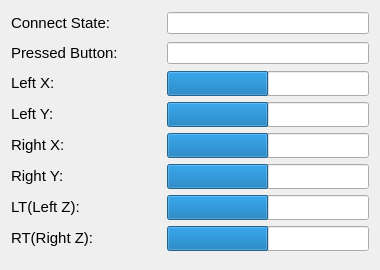
<?xml version="1.0" encoding="UTF-8"?>
<ui version="4.0">
 <class>JoystickTestWindow</class>
 <widget class="QWidget" name="JoystickTestWindow">
  <property name="geometry">
   <rect>
    <x>0</x>
    <y>0</y>
    <width>380</width>
    <height>270</height>
   </rect>
  </property>
  <property name="minimumSize">
   <size>
    <width>380</width>
    <height>270</height>
   </size>
  </property>
  <property name="maximumSize">
   <size>
    <width>380</width>
    <height>270</height>
   </size>
  </property>
  <property name="font">
   <font>
    <family>Segoe UI</family>
   </font>
  </property>
  <property name="windowTitle">
   <string>JoystickTestWindow</string>
  </property>
  <layout class="QGridLayout" name="gridLayout">
   <item row="0" column="0">
    <widget class="QLabel" name="label_9">
     <property name="minimumSize">
      <size>
       <width>150</width>
       <height>24</height>
      </size>
     </property>
     <property name="maximumSize">
      <size>
       <width>150</width>
       <height>24</height>
      </size>
     </property>
     <property name="font">
      <font>
       <family>Segoe UI</family>
       <pointsize>11</pointsize>
      </font>
     </property>
     <property name="text">
      <string>Connect State:</string>
     </property>
    </widget>
   </item>
   <item row="0" column="1">
    <widget class="QLineEdit" name="connectedState"/>
   </item>
   <item row="1" column="0">
    <widget class="QLabel" name="label">
     <property name="minimumSize">
      <size>
       <width>136</width>
       <height>24</height>
      </size>
     </property>
     <property name="maximumSize">
      <size>
       <width>136</width>
       <height>24</height>
      </size>
     </property>
     <property name="font">
      <font>
       <family>Segoe UI</family>
       <pointsize>11</pointsize>
      </font>
     </property>
     <property name="text">
      <string>Pressed Button:</string>
     </property>
    </widget>
   </item>
   <item row="1" column="1">
    <widget class="QLineEdit" name="currentBtnName"/>
   </item>
   <item row="2" column="0">
    <widget class="QLabel" name="label_2">
     <property name="minimumSize">
      <size>
       <width>70</width>
       <height>24</height>
      </size>
     </property>
     <property name="maximumSize">
      <size>
       <width>70</width>
       <height>24</height>
      </size>
     </property>
     <property name="font">
      <font>
       <family>Segoe UI</family>
       <pointsize>11</pointsize>
      </font>
     </property>
     <property name="text">
      <string>Left X:</string>
     </property>
    </widget>
   </item>
   <item row="2" column="1">
    <widget class="QProgressBar" name="leftX">
     <property name="sizePolicy">
      <sizepolicy hsizetype="Expanding" vsizetype="Fixed">
       <horstretch>0</horstretch>
       <verstretch>0</verstretch>
      </sizepolicy>
     </property>
     <property name="minimumSize">
      <size>
       <width>0</width>
       <height>0</height>
      </size>
     </property>
     <property name="font">
      <font>
       <family>微软雅黑</family>
       <stylestrategy>PreferAntialias</stylestrategy>
      </font>
     </property>
     <property name="layoutDirection">
      <enum>Qt::LeftToRight</enum>
     </property>
     <property name="autoFillBackground">
      <bool>false</bool>
     </property>
     <property name="minimum">
      <number>-100</number>
     </property>
     <property name="value">
      <number>0</number>
     </property>
     <property name="alignment">
      <set>Qt::AlignRight|Qt::AlignTrailing|Qt::AlignVCenter</set>
     </property>
     <property name="textVisible">
      <bool>true</bool>
     </property>
     <property name="textDirection">
      <enum>QProgressBar::TopToBottom</enum>
     </property>
     <property name="format">
      <string/>
     </property>
    </widget>
   </item>
   <item row="3" column="0">
    <widget class="QLabel" name="label_3">
     <property name="minimumSize">
      <size>
       <width>70</width>
       <height>24</height>
      </size>
     </property>
     <property name="maximumSize">
      <size>
       <width>70</width>
       <height>24</height>
      </size>
     </property>
     <property name="font">
      <font>
       <family>Segoe UI</family>
       <pointsize>11</pointsize>
      </font>
     </property>
     <property name="text">
      <string>Left Y:</string>
     </property>
    </widget>
   </item>
   <item row="3" column="1">
    <widget class="QProgressBar" name="leftY">
     <property name="font">
      <font>
       <family>微软雅黑</family>
       <stylestrategy>PreferAntialias</stylestrategy>
      </font>
     </property>
     <property name="layoutDirection">
      <enum>Qt::LeftToRight</enum>
     </property>
     <property name="autoFillBackground">
      <bool>false</bool>
     </property>
     <property name="minimum">
      <number>-100</number>
     </property>
     <property name="value">
      <number>0</number>
     </property>
     <property name="alignment">
      <set>Qt::AlignRight|Qt::AlignTrailing|Qt::AlignVCenter</set>
     </property>
     <property name="textVisible">
      <bool>true</bool>
     </property>
     <property name="textDirection">
      <enum>QProgressBar::TopToBottom</enum>
     </property>
     <property name="format">
      <string/>
     </property>
    </widget>
   </item>
   <item row="4" column="0">
    <widget class="QLabel" name="label_5">
     <property name="minimumSize">
      <size>
       <width>80</width>
       <height>24</height>
      </size>
     </property>
     <property name="maximumSize">
      <size>
       <width>80</width>
       <height>24</height>
      </size>
     </property>
     <property name="font">
      <font>
       <family>Segoe UI</family>
       <pointsize>11</pointsize>
      </font>
     </property>
     <property name="text">
      <string>Right X:</string>
     </property>
    </widget>
   </item>
   <item row="4" column="1">
    <widget class="QProgressBar" name="rightX">
     <property name="font">
      <font>
       <family>微软雅黑</family>
       <stylestrategy>PreferAntialias</stylestrategy>
      </font>
     </property>
     <property name="layoutDirection">
      <enum>Qt::LeftToRight</enum>
     </property>
     <property name="autoFillBackground">
      <bool>false</bool>
     </property>
     <property name="minimum">
      <number>-100</number>
     </property>
     <property name="value">
      <number>0</number>
     </property>
     <property name="alignment">
      <set>Qt::AlignRight|Qt::AlignTrailing|Qt::AlignVCenter</set>
     </property>
     <property name="textVisible">
      <bool>true</bool>
     </property>
     <property name="textDirection">
      <enum>QProgressBar::TopToBottom</enum>
     </property>
     <property name="format">
      <string/>
     </property>
    </widget>
   </item>
   <item row="5" column="0">
    <widget class="QLabel" name="label_4">
     <property name="minimumSize">
      <size>
       <width>80</width>
       <height>24</height>
      </size>
     </property>
     <property name="maximumSize">
      <size>
       <width>80</width>
       <height>24</height>
      </size>
     </property>
     <property name="font">
      <font>
       <family>Segoe UI</family>
       <pointsize>11</pointsize>
      </font>
     </property>
     <property name="text">
      <string>Right Y:</string>
     </property>
    </widget>
   </item>
   <item row="5" column="1">
    <widget class="QProgressBar" name="rightY">
     <property name="font">
      <font>
       <family>微软雅黑</family>
       <stylestrategy>PreferAntialias</stylestrategy>
      </font>
     </property>
     <property name="layoutDirection">
      <enum>Qt::LeftToRight</enum>
     </property>
     <property name="autoFillBackground">
      <bool>false</bool>
     </property>
     <property name="minimum">
      <number>-100</number>
     </property>
     <property name="value">
      <number>0</number>
     </property>
     <property name="alignment">
      <set>Qt::AlignRight|Qt::AlignTrailing|Qt::AlignVCenter</set>
     </property>
     <property name="textVisible">
      <bool>true</bool>
     </property>
     <property name="textDirection">
      <enum>QProgressBar::TopToBottom</enum>
     </property>
     <property name="format">
      <string/>
     </property>
    </widget>
   </item>
   <item row="6" column="0">
    <widget class="QLabel" name="label_6">
     <property name="minimumSize">
      <size>
       <width>90</width>
       <height>24</height>
      </size>
     </property>
     <property name="maximumSize">
      <size>
       <width>90</width>
       <height>24</height>
      </size>
     </property>
     <property name="font">
      <font>
       <family>Segoe UI</family>
       <pointsize>11</pointsize>
      </font>
     </property>
     <property name="text">
      <string>LT(Left Z):</string>
     </property>
    </widget>
   </item>
   <item row="6" column="1">
    <widget class="QProgressBar" name="LT">
     <property name="font">
      <font>
       <family>微软雅黑</family>
       <stylestrategy>PreferAntialias</stylestrategy>
      </font>
     </property>
     <property name="layoutDirection">
      <enum>Qt::LeftToRight</enum>
     </property>
     <property name="autoFillBackground">
      <bool>false</bool>
     </property>
     <property name="minimum">
      <number>-100</number>
     </property>
     <property name="value">
      <number>0</number>
     </property>
     <property name="alignment">
      <set>Qt::AlignRight|Qt::AlignTrailing|Qt::AlignVCenter</set>
     </property>
     <property name="textVisible">
      <bool>true</bool>
     </property>
     <property name="textDirection">
      <enum>QProgressBar::TopToBottom</enum>
     </property>
     <property name="format">
      <string/>
     </property>
    </widget>
   </item>
   <item row="7" column="0">
    <widget class="QLabel" name="label_7">
     <property name="minimumSize">
      <size>
       <width>110</width>
       <height>24</height>
      </size>
     </property>
     <property name="maximumSize">
      <size>
       <width>110</width>
       <height>24</height>
      </size>
     </property>
     <property name="font">
      <font>
       <family>Segoe UI</family>
       <pointsize>11</pointsize>
      </font>
     </property>
     <property name="text">
      <string>RT(Right Z):</string>
     </property>
    </widget>
   </item>
   <item row="7" column="1">
    <widget class="QProgressBar" name="RT">
     <property name="font">
      <font>
       <family>微软雅黑</family>
       <stylestrategy>PreferAntialias</stylestrategy>
      </font>
     </property>
     <property name="layoutDirection">
      <enum>Qt::LeftToRight</enum>
     </property>
     <property name="autoFillBackground">
      <bool>false</bool>
     </property>
     <property name="minimum">
      <number>-100</number>
     </property>
     <property name="value">
      <number>0</number>
     </property>
     <property name="alignment">
      <set>Qt::AlignRight|Qt::AlignTrailing|Qt::AlignVCenter</set>
     </property>
     <property name="textVisible">
      <bool>true</bool>
     </property>
     <property name="textDirection">
      <enum>QProgressBar::TopToBottom</enum>
     </property>
     <property name="format">
      <string/>
     </property>
    </widget>
   </item>
  </layout>
 </widget>
 <layoutdefault spacing="6" margin="11"/>
 <resources/>
 <connections/>
</ui>
